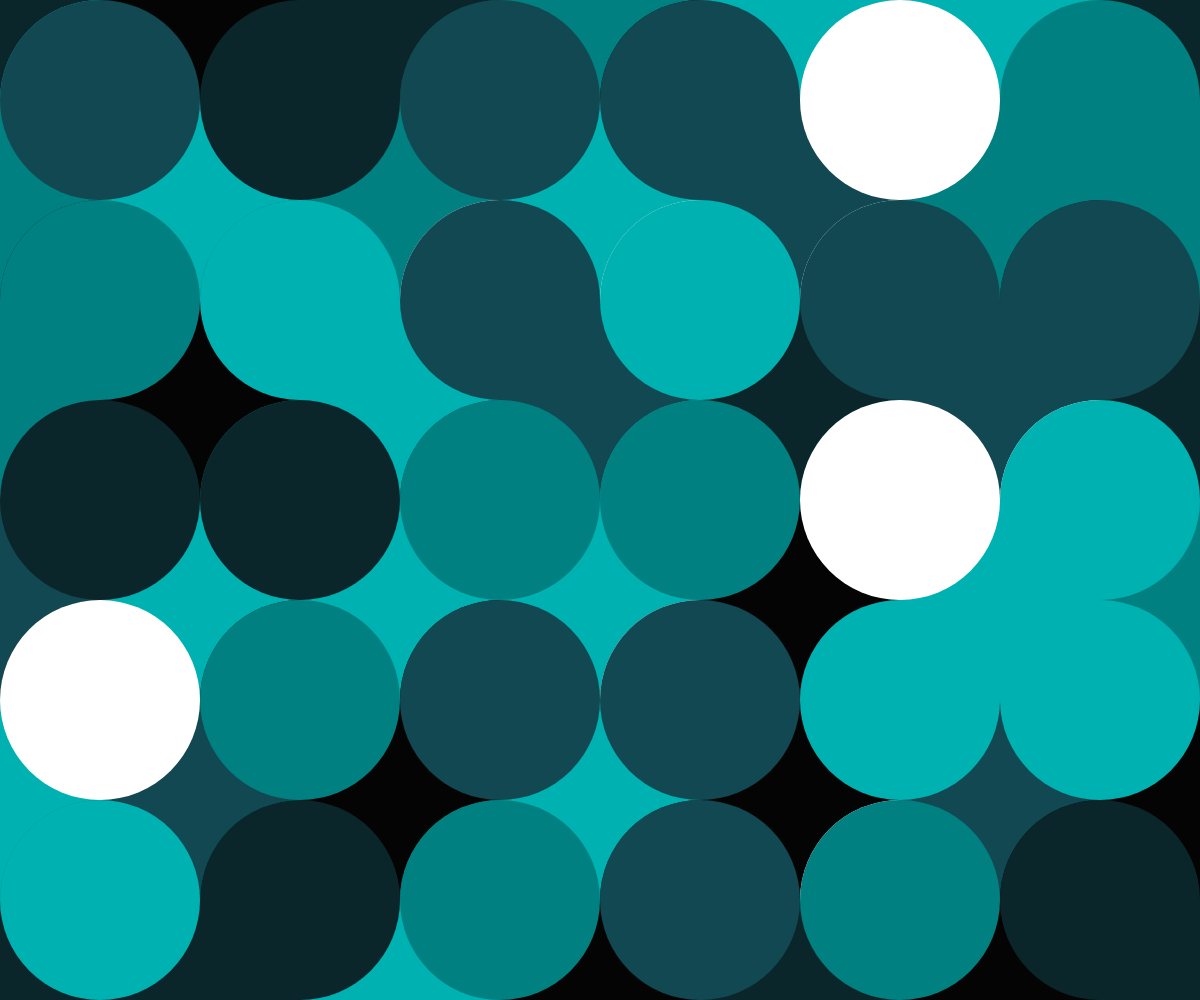
Frame 1 (no input)
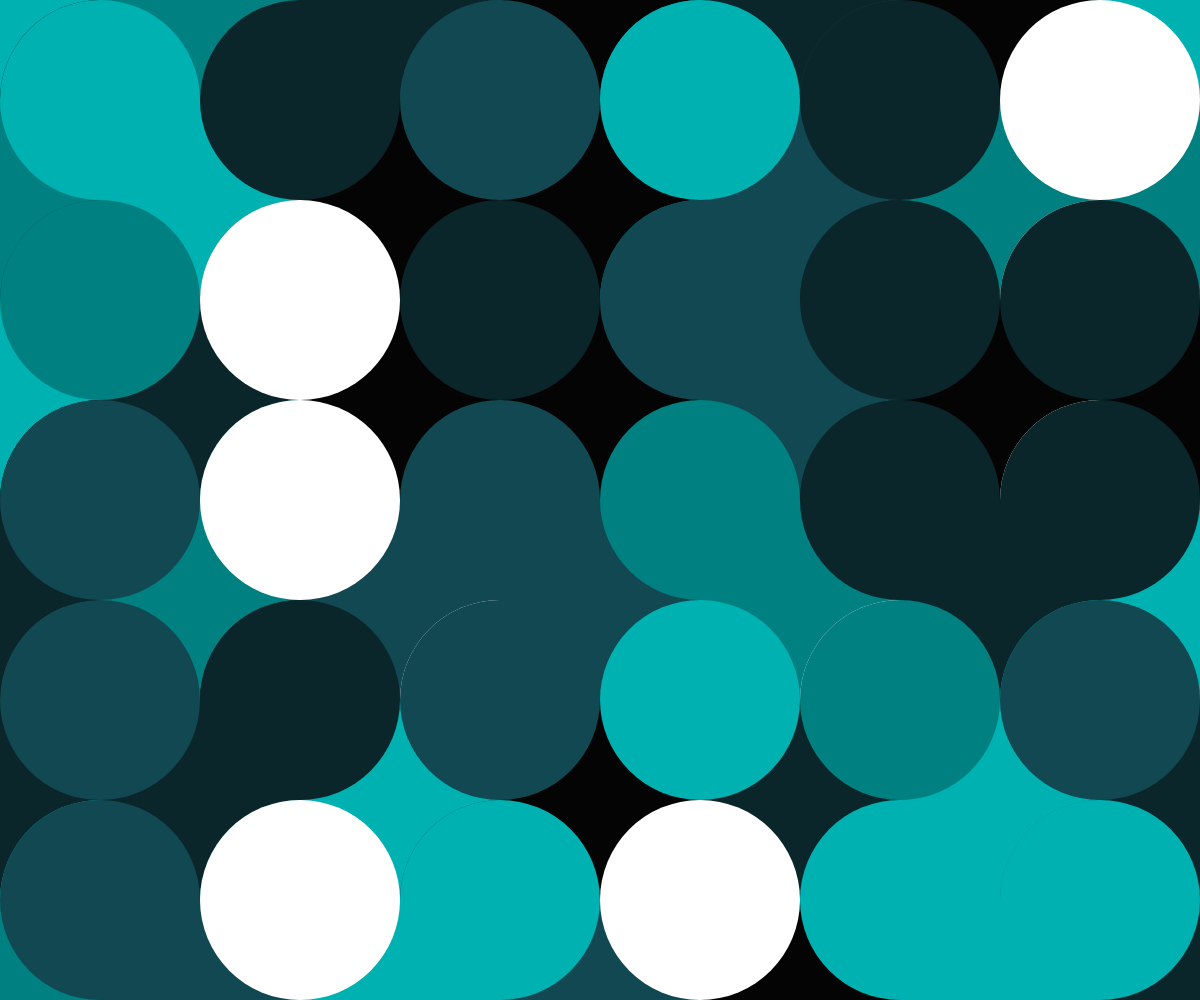
Frame 2 (the mouse pressed at the canvas centre, redrawn once)

The p5.js sketch that drew these frames (run headless with seeded random() and noise() and a simulated clock; the mouse was pressed at the canvas centre and the sketch redrawn once):

// p5.js sketch
// ── sketch.js
let bCols = ['#00B1B1', '#008080', '#114852', '#0B262B', '#040404'];
let aCols = ['#ffffff', '#00B1B1', '#008080', '#114852', '#0B262B', '#040404']
let cCols = ['#ffffff', '#00B1B1', '#008080', '#114852', '#0B262B']
let w = 200;
let cols, rows;

function setup() {
	createCanvas(windowWidth, windowHeight);
	noStroke();
	rectMode(CENTER);
	noLoop();

	cols = ceil(width / w) + 1;
	rows = ceil(height / w) + 1;

	drawPattern();

}

function mousePressed() {
	drawPattern();
}

function drawPattern() {
	for (let c = 0; c < cols; c++) {
		for (let r = 0; r < rows; r++) {
			let x = c * w;
			let y = r * w;
			drawRect(x, y, w);
			drawArc(x, y, w);
      drawArc2(x, y, w);
		}
	}
}

function drawRect(x, y, w) {
	push();
	translate(x, y);
	fill(random(bCols));
	rect(0, 0, w);
	pop();
}

function drawArc(x, y, w) {
	let halfW = w / 2;
		push();
		translate(x, y);
		fill(random(aCols));
		circle(halfW, halfW, w)
		pop();
	}

function drawArc2(x, y, w) {
  let halfW = w/2;
		push();
		translate(x, y);
		fill(random(cCols));
		circle(-halfW, -halfW, w)
		pop();
	}


function draw() {

}

function windowResized() {
	resizeCanvas(windowWidth, windowHeight);

	cols = ceil(width / w) + 1;
	rows = ceil(height / w) + 1;

	drawPattern();

}
